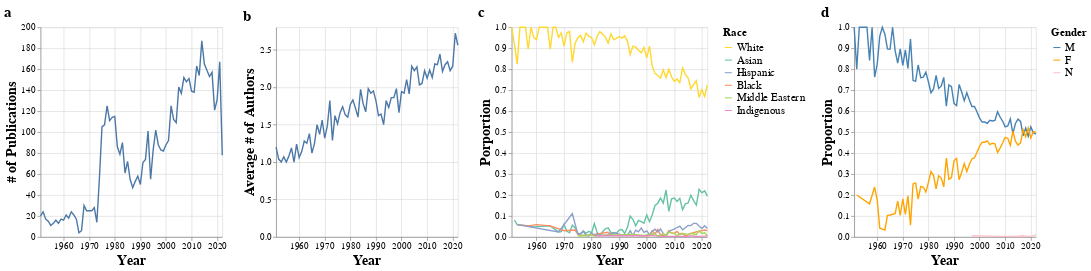

This figure's notebook cell:
### Code cell
chart10 = alt.hconcat(
    papernum_by_year_chart,
    yearly_ave_authornum_chart,
    race_prop_chart,
    gender_ts_prop_chart,
).resolve_scale(
    color='independent',
).configure_axis(
    labelFontSize=13,
    titleFontSize=20
).configure_legend(
    titleFontSize=16,
    labelFontSize=16
).configure_title(
    anchor='start',
    fontSize=22
).configure_point(
    size=100
)

chart10

### Figure 1 — Vega-Lite specification as saved in the notebook (floating-point values rounded to 4 significant figures; data arrays with more than 128 entries replaced by an {"elided": "..."} marker saying what was removed)
{"config": {"view": {"continuousWidth": 300, "continuousHeight": 300}, "axis": {"labelFontSize": 13, "titleFontSize": 20}, "legend": {"labelFontSize": 16, "titleFontSize": 16}, "point": {"size": 100}, "title": {"anchor": "start", "fontSize": 22}}, "hconcat": [{"data": {"name": "data-34bf3de02fe231320df897bed919fcb0"}, "mark": {"type": "line"}, "encoding": {"x": {"field": "year", "title": "Year", "type": "temporal"}, "y": {"field": "freq", "title": "# of Publications", "type": "quantitative"}}, "height": 300, "title": "a", "width": 260}, {"data": {"name": "data-63ab2ab5f549698bbd48c9aca213c61a"}, "mark": {"type": "line"}, "encoding": {"x": {"field": "year", "title": "Year", "type": "temporal"}, "y": {"field": "ave_authornum", "title": "Average # of Authors", "type": "quantitative"}}, "height": 300, "title": "b", "width": 260}, {"data": {"name": "data-6edd26473e9f42f895ea251a62327936"}, "mark": {"type": "line"}, "encoding": {"color": {"field": "racepred", "scale": {"domain": ["White", "Asian", "Hispanic", "Black", "Middle Eastern", "Indigenous"], "range": ["#ffd92f", "#66c2a5", "#8da0cb", "#fc8d62", "#a6d854", "#e78ac3"]}, "title": "Race", "type": "nominal"}, "x": {"field": "year", "title": "Year", "type": "temporal"}, "y": {"field": "prop", "title": "Porportion", "type": "quantitative"}}, "height": 300, "title": "c", "width": 280}, {"data": {"name": "data-a5ac7a23bb517966bd1e9b954af258c0"}, "mark": {"type": "line"}, "encoding": {"color": {"field": "genderpred", "scale": {"domain": ["M", "F", "N"], "range": ["steelblue", "orange", "pink"]}, "title": "Gender", "type": "nominal"}, "x": {"field": "year", "title": "Year", "type": "temporal"}, "y": {"field": "prop", "title": "Proportion", "type": "quantitative"}}, "height": 300, "title": "d", "width": 260}], "resolve": {"scale": {"color": "independent"}}, "$schema": "https://vega.github.io/schema/vega-lite/v5.15.1.json", "datasets": {"data-34bf3de02fe231320df897bed919fcb0": [{"year": "1951-01-01T00:00:00", "freq": 20}, {"year": "1952-01-01T00:00:00", "freq": 24}, {"year": "1953-01-01T00:00:00", "freq": 17}, {"year": "1954-01-01T00:00:00", "freq": 15}, {"year": "1955-01-01T00:00:00", "freq": 11}, {"year": "1956-01-01T00:00:00", "freq": 13}, {"year": "1957-01-01T00:00:00", "freq": 16}, {"year": "1958-01-01T00:00:00", "freq": 13}, {"year": "1959-01-01T00:00:00", "freq": 17}, {"year": "1960-01-01T00:00:00", "freq": 16}, {"year": "1961-01-01T00:00:00", "freq": 21}, {"year": "1962-01-01T00:00:00", "freq": 18}, {"year": "1963-01-01T00:00:00", "freq": 24}, {"year": "1964-01-01T00:00:00", "freq": 21}, {"year": "1965-01-01T00:00:00", "freq": 17}, {"year": "1966-01-01T00:00:00", "freq": 4}, {"year": "1967-01-01T00:00:00", "freq": 6}, {"year": "1968-01-01T00:00:00", "freq": 30}, {"year": "1969-01-01T00:00:00", "freq": 25}, {"year": "1970-01-01T00:00:00", "freq": 25}, {"year": "1971-01-01T00:00:00", "freq": 25}, {"year": "1972-01-01T00:00:00", "freq": 28}, {"year": "1973-01-01T00:00:00", "freq": 14}, {"year": "1974-01-01T00:00:00", "freq": 56}, {"year": "1975-01-01T00:00:00", "freq": 105}, {"year": "1976-01-01T00:00:00", "freq": 107}, {"year": "1977-01-01T00:00:00", "freq": 125}, {"year": "1978-01-01T00:00:00", "freq": 111}, {"year": "1979-01-01T00:00:00", "freq": 114}, {"year": "1980-01-01T00:00:00", "freq": 115}, {"year": "1981-01-01T00:00:00", "freq": 86}, {"year": "1982-01-01T00:00:00", "freq": 79}, {"year": "1983-01-01T00:00:00", "freq": 90}, {"year": "1984-01-01T00:00:00", "freq": 61}, {"year": "1985-01-01T00:00:00", "freq": 72}, {"year": "1986-01-01T00:00:00", "freq": 55}, {"year": "1987-01-01T00:00:00", "freq": 47}, {"year": "1988-01-01T00:00:00", "freq": 53}, {"year": "1989-01-01T00:00:00", "freq": 58}, {"year": "1990-01-01T00:00:00", "freq": 50}, {"year": "1991-01-01T00:00:00", "freq": 71}, {"year": "1992-01-01T00:00:00", "freq": 74}, {"year": "1993-01-01T00:00:00", "freq": 101}, {"year": "1994-01-01T00:00:00", "freq": 55}, {"year": "1995-01-01T00:00:00", "freq": 83}, {"year": "1996-01-01T00:00:00", "freq": 102}, {"year": "1997-01-01T00:00:00", "freq": 88}, {"year": "1998-01-01T00:00:00", "freq": 83}, {"year": "1999-01-01T00:00:00", "freq": 82}, {"year": "2000-01-01T00:00:00", "freq": 88}, {"year": "2001-01-01T00:00:00", "freq": 92}, {"year": "2002-01-01T00:00:00", "freq": 125}, {"year": "2003-01-01T00:00:00", "freq": 112}, {"year": "2004-01-01T00:00:00", "freq": 109}, {"year": "2005-01-01T00:00:00", "freq": 143}, {"year": "2006-01-01T00:00:00", "freq": 137}, {"year": "2007-01-01T00:00:00", "freq": 152}, {"year": "2008-01-01T00:00:00", "freq": 148}, {"year": "2009-01-01T00:00:00", "freq": 151}, {"year": "2010-01-01T00:00:00", "freq": 139}, {"year": "2011-01-01T00:00:00", "freq": 138}, {"year": "2012-01-01T00:00:00", "freq": 163}, {"year": "2013-01-01T00:00:00", "freq": 154}, {"year": "2014-01-01T00:00:00", "freq": 187}, {"year": "2015-01-01T00:00:00", "freq": 165}, {"year": "2016-01-01T00:00:00", "freq": 159}, {"year": "2017-01-01T00:00:00", "freq": 153}, {"year": "2018-01-01T00:00:00", "freq": 157}, {"year": "2019-01-01T00:00:00", "freq": 121}, {"year": "2020-01-01T00:00:00", "freq": 131}, {"year": "2021-01-01T00:00:00", "freq": 167}, {"year": "2022-01-01T00:00:00", "freq": 78}], "data-63ab2ab5f549698bbd48c9aca213c61a": [{"year": "1951-01-01T00:00:00", "papernum": 20, "authornu": 24, "ave_authornum": 1.2}, {"year": "1952-01-01T00:00:00", "papernum": 24, "authornu": 25, "ave_authornum": 1.04}, {"year": "1953-01-01T00:00:00", "papernum": 17, "authornu": 17, "ave_authornum": 1.0}, {"year": "1954-01-01T00:00:00", "papernum": 15, "authornu": 16, "ave_authornum": 1.07}, {"year": "1955-01-01T00:00:00", "papernum": 11, "authornu": 11, "ave_authornum": 1.0}, {"year": "1956-01-01T00:00:00", "papernum": 13, "authornu": 14, "ave_authornum": 1.08}, {"year": "1957-01-01T00:00:00", "papernum": 16, "authornu": 19, "ave_authornum": 1.19}, {"year": "1958-01-01T00:00:00", "papernum": 13, "authornu": 13, "ave_authornum": 1.0}, {"year": "1959-01-01T00:00:00", "papernum": 17, "authornu": 21, "ave_authornum": 1.24}, {"year": "1960-01-01T00:00:00", "papernum": 16, "authornu": 17, "ave_authornum": 1.06}, {"year": "1961-01-01T00:00:00", "papernum": 21, "authornu": 24, "ave_authornum": 1.14}, {"year": "1962-01-01T00:00:00", "papernum": 18, "authornu": 23, "ave_authornum": 1.28}, {"year": "1963-01-01T00:00:00", "papernum": 24, "authornu": 30, "ave_authornum": 1.25}, {"year": "1964-01-01T00:00:00", "papernum": 21, "authornu": 29, "ave_authornum": 1.38}, {"year": "1965-01-01T00:00:00", "papernum": 17, "authornu": 19, "ave_authornum": 1.12}, {"year": "1966-01-01T00:00:00", "papernum": 4, "authornu": 5, "ave_authornum": 1.25}, {"year": "1967-01-01T00:00:00", "papernum": 6, "authornu": 9, "ave_authornum": 1.5}, {"year": "1968-01-01T00:00:00", "papernum": 30, "authornu": 41, "ave_authornum": 1.37}, {"year": "1969-01-01T00:00:00", "papernum": 25, "authornu": 39, "ave_authornum": 1.56}, {"year": "1970-01-01T00:00:00", "papernum": 25, "authornu": 33, "ave_authornum": 1.32}, {"year": "1971-01-01T00:00:00", "papernum": 25, "authornu": 37, "ave_authornum": 1.48}, {"year": "1972-01-01T00:00:00", "papernum": 28, "authornu": 51, "ave_authornum": 1.82}, {"year": "1973-01-01T00:00:00", "papernum": 14, "authornu": 18, "ave_authornum": 1.29}, {"year": "1974-01-01T00:00:00", "papernum": 56, "authornu": 91, "ave_authornum": 1.62}, {"year": "1975-01-01T00:00:00", "papernum": 105, "authornu": 159, "ave_authornum": 1.51}, {"year": "1976-01-01T00:00:00", "papernum": 107, "authornu": 178, "ave_authornum": 1.66}, {"year": "1977-01-01T00:00:00", "papernum": 125, "authornu": 217, "ave_authornum": 1.74}, {"year": "1978-01-01T00:00:00", "papernum": 111, "authornu": 181, "ave_authornum": 1.63}, {"year": "1979-01-01T00:00:00", "papernum": 114, "authornu": 182, "ave_authornum": 1.6}, {"year": "1980-01-01T00:00:00", "papernum": 115, "authornu": 204, "ave_authornum": 1.77}, {"year": "1981-01-01T00:00:00", "papernum": 86, "authornu": 157, "ave_authornum": 1.83}, {"year": "1982-01-01T00:00:00", "papernum": 79, "authornu": 136, "ave_authornum": 1.72}, {"year": "1983-01-01T00:00:00", "papernum": 90, "authornu": 144, "ave_authornum": 1.6}, {"year": "1984-01-01T00:00:00", "papernum": 61, "authornu": 120, "ave_authornum": 1.97}, {"year": "1985-01-01T00:00:00", "papernum": 72, "authornu": 128, "ave_authornum": 1.78}, {"year": "1986-01-01T00:00:00", "papernum": 55, "authornu": 92, "ave_authornum": 1.67}, {"year": "1987-01-01T00:00:00", "papernum": 47, "authornu": 93, "ave_authornum": 1.98}, {"year": "1988-01-01T00:00:00", "papernum": 53, "authornu": 102, "ave_authornum": 1.92}, {"year": "1989-01-01T00:00:00", "papernum": 58, "authornu": 113, "ave_authornum": 1.95}, {"year": "1990-01-01T00:00:00", "papernum": 50, "authornu": 91, "ave_authornum": 1.82}, {"year": "1991-01-01T00:00:00", "papernum": 71, "authornu": 115, "ave_authornum": 1.62}, {"year": "1992-01-01T00:00:00", "papernum": 74, "authornu": 121, "ave_authornum": 1.64}, {"year": "1993-01-01T00:00:00", "papernum": 101, "authornu": 152, "ave_authornum": 1.5}, {"year": "1994-01-01T00:00:00", "papernum": 55, "authornu": 100, "ave_authornum": 1.82}, {"year": "1995-01-01T00:00:00", "papernum": 83, "authornu": 144, "ave_authornum": 1.73}, {"year": "1996-01-01T00:00:00", "papernum": 102, "authornu": 190, "ave_authornum": 1.86}, {"year": "1997-01-01T00:00:00", "papernum": 88, "authornu": 164, "ave_authornum": 1.86}, {"year": "1998-01-01T00:00:00", "papernum": 83, "authornu": 164, "ave_authornum": 1.98}, {"year": "1999-01-01T00:00:00", "papernum": 82, "authornu": 136, "ave_authornum": 1.66}, {"year": "2000-01-01T00:00:00", "papernum": 88, "authornu": 171, "ave_authornum": 1.94}, {"year": "2001-01-01T00:00:00", "papernum": 92, "authornu": 177, "ave_authornum": 1.92}, {"year": "2002-01-01T00:00:00", "papernum": 125, "authornu": 263, "ave_authornum": 2.1}, {"year": "2003-01-01T00:00:00", "papernum": 112, "authornu": 214, "ave_authornum": 1.91}, {"year": "2004-01-01T00:00:00", "papernum": 109, "authornu": 248, "ave_authornum": 2.28}, {"year": "2005-01-01T00:00:00", "papernum": 143, "authornu": 318, "ave_authornum": 2.22}, {"year": "2006-01-01T00:00:00", "papernum": 137, "authornu": 311, "ave_authornum": 2.27}, {"year": "2007-01-01T00:00:00", "papernum": 152, "authornu": 308, "ave_authornum": 2.03}, {"year": "2008-01-01T00:00:00", "papernum": 148, "authornu": 304, "ave_authornum": 2.05}, {"year": "2009-01-01T00:00:00", "papernum": 151, "authornu": 335, "ave_authornum": 2.22}, {"year": "2010-01-01T00:00:00", "papernum": 139, "authornu": 295, "ave_authornum": 2.12}, {"year": "2011-01-01T00:00:00", "papernum": 138, "authornu": 308, "ave_authornum": 2.23}, {"year": "2012-01-01T00:00:00", "papernum": 163, "authornu": 348, "ave_authornum": 2.13}, {"year": "2013-01-01T00:00:00", "papernum": 154, "authornu": 355, "ave_authornum": 2.31}, {"year": "2014-01-01T00:00:00", "papernum": 187, "authornu": 431, "ave_authornum": 2.3}, {"year": "2015-01-01T00:00:00", "papernum": 165, "authornu": 402, "ave_authornum": 2.44}, {"year": "2016-01-01T00:00:00", "papernum": 159, "authornu": 352, "ave_authornum": 2.21}, {"year": "2017-01-01T00:00:00", "papernum": 153, "authornu": 352, "ave_authornum": 2.3}, {"year": "2018-01-01T00:00:00", "papernum": 157, "authornu": 368, "ave_authornum": 2.34}, {"year": "2019-01-01T00:00:00", "papernum": 121, "authornu": 269, "ave_authornum": 2.22}, {"year": "2020-01-01T00:00:00", "papernum": 131, "authornu": 299, "ave_authornum": 2.28}, {"year": "2021-01-01T00:00:00", "papernum": 167, "authornu": 455, "ave_authornum": 2.72}, {"year": "2022-01-01T00:00:00", "papernum": 78, "authornu": 200, "ave_authornum": 2.56}], "data-6edd26473e9f42f895ea251a62327936": {"elided": "271 records"}, "data-a5ac7a23bb517966bd1e9b954af258c0": {"elided": "145 records"}}}
